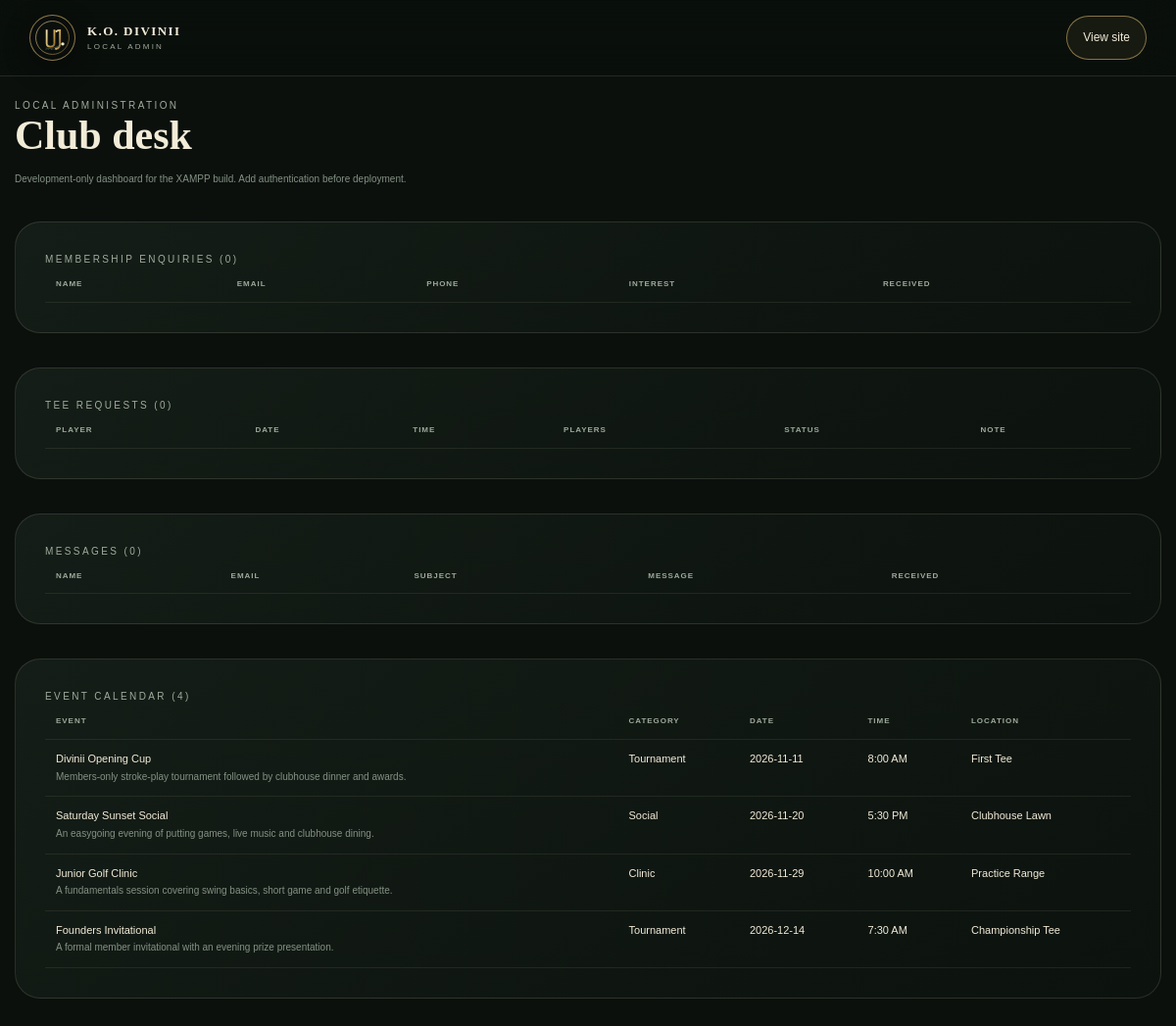
The app's page /admin/index.php with its own data.
### tables this page shows
CREATE TABLE IF NOT EXISTS events (
  id INT UNSIGNED AUTO_INCREMENT PRIMARY KEY,
  title VARCHAR(160) NOT NULL,
  category VARCHAR(60) NOT NULL,
  description TEXT NOT NULL,
  event_date DATE NOT NULL,
  event_time TIME NOT NULL,
  location VARCHAR(120) NOT NULL,
  created_at TIMESTAMP DEFAULT CURRENT_TIMESTAMP,
  INDEX idx_event_date (event_date)
);

### includes/config.php (called while the page is built, shortened)
<?php
function e(?string $value): string {
    return htmlspecialchars($value ?? '', ENT_QUOTES, 'UTF-8');
}

### admin/index.php (the view, shortened to what this page needs)
<?php
require_once '../includes/config.php';
$members=$pdo->query('SELECT * FROM membership_inquiries ORDER BY created_at DESC LIMIT 50')->fetchAll();
$bookings=$pdo->query('SELECT * FROM tee_bookings ORDER BY tee_date,tee_time LIMIT 50')->fetchAll();
$messages=$pdo->query('SELECT * FROM contact_messages ORDER BY created_at DESC LIMIT 50')->fetchAll();
$events=$pdo->query('SELECT * FROM events ORDER BY event_date,event_time')->fetchAll();
?><!doctype html><html><head><link rel="stylesheet" href="../assets/css/style.css"></head><body><header class="topbar scrolled" style="position:fixed"><div class="brand"><span class="brand-mark"><img src="../assets/img/jc-logo.svg" alt="JC"></span><span class="brand-copy"><b>K.O. DIVINII</b><small>LOCAL ADMIN</small></span></div><a class="topbar-cta" href="../index.php">View site</a></header><main><div class="admin-wrap"><div class="section-kicker">Local administration</div><h1 class="admin-title">Club desk</h1><p class="small-text">Development-only dashboard for the XAMPP build. Add authentication before deployment.</p><section class="card admin-section"><div class="section-kicker">Membership enquiries (<?=count($members)?>)</div><table class="admin-table"><tr><th>Name</th><th>Email</th><th>Phone</th><th>Interest</th><th>Received</th></tr></table></section><section class="card admin-section"><div class="section-kicker">Tee requests (<?=count($bookings)?>)</div><table class="admin-table"><tr><th>Player</th><th>Date</th><th>Time</th><th>Players</th><th>Status</th><th>Note</th></tr></table></section><section class="card admin-section"><div class="section-kicker">Messages (<?=count($messages)?>)</div><table class="admin-table"><tr><th>Name</th><th>Email</th><th>Subject</th><th>Message</th><th>Received</th></tr></table></section><section class="card admin-section"><div class="section-kicker">Event calendar (<?=count($events)?>)</div><table class="admin-table"><tr><th>Event</th><th>Category</th><th>Date</th><th>Time</th><th>Location</th></tr><?php foreach($events as $e0):?><tr><td><?=e($e0['title'])?><br><span class="small-text"><?=e($e0['description'])?></span></td><td><?=e($e0['category'])?></td><td><?=e($e0['event_date'])?></td><td><?=e(date('g:i A',strtotime($e0['event_time'])))?></td><td><?=e($e0['location'])?></td></tr><?php endforeach;?></table></section></div></main></body></html>

### assets/css/style.css (style rules this page uses)
:root { --ink:#0b100d;--ink-2:#101812;--panel:#121a14;--panel-2:#172119;--sage:#6e806a;--sage-2:#9eae91;--cream:#f2ebd7;--gold:#d4b36a;--line:rgba(242,235,215,.12);--soft:rgba(242,235,215,.66);--shadow:0 30px 80px rgba(0,0,0,.45);--radius:26px; }
* { box-sizing:border-box }
html { scroll-behavior:smooth }
body { margin:0;background:var(--ink);color:var(--cream);font-family:'DM Sans',sans-serif;line-height:1.6;overflow-x:hidden }
a { color:inherit;text-decoration:none }
.topbar { position:fixed;top:0;left:0;right:0;height:78px;display:flex;align-items:center;justify-content:space-between;padding:0 30px;border-bottom:1px solid transparent;z-index:40;transition:.35s;background:linear-gradient(180deg,rgba(5,8,6,.78),transparent) }
.topbar.scrolled { border-color:var(--line);background:rgba(10,15,12,.88);backdrop-filter:blur(18px) }
.brand { display:flex;align-items:center;gap:12px }
.brand-mark { width:47px;height:47px;display:grid;place-items:center;border:1px solid rgba(212,179,106,.65);border-radius:50%;padding:4px;background:rgba(10,15,12,.7);box-shadow:0 8px 28px rgba(0,0,0,.3) }
.brand-mark img { width:100%;height:100%;object-fit:contain }
.brand-copy { display:flex;flex-direction:column;line-height:1 }
.brand-copy b { font-family:'Playfair Display',serif;letter-spacing:.11em;font-size:13px }
.brand-copy small { font-size:8px;letter-spacing:.28em;color:#9fa99a;margin-top:6px }
.topbar-cta { font-size:12px;padding:12px 16px;border:1px solid rgba(212,179,106,.6);background:rgba(212,179,106,.07);border-radius:999px;transition:.3s }
main { position:relative;z-index:2 }
h1,h2,h3 { font-family:'Playfair Display',serif;font-weight:600;line-height:1.05;margin:0 }
.section-kicker { font-size:10px;letter-spacing:.24em;color:#a1ab9d;text-transform:uppercase }
.card { padding:30px;border:1px solid var(--line);background:linear-gradient(145deg,#141d17,#0c120e);border-radius:26px }

### admin/index.php (style rules this page uses)
body { padding-top:100px }
.admin-wrap { width:min(1200px,calc(100% - 30px));margin:auto }
.admin-table { width:100%;border-collapse:collapse;font-size:11px }
.admin-table th,.admin-table td { text-align:left;padding:11px;border-bottom:1px solid rgba(242,235,215,.08);vertical-align:top }
.admin-table th { color:#9ea99b;text-transform:uppercase;letter-spacing:.12em;font-size:8px }
.admin-section { margin:35px 0 }
.admin-title { font-size:42px;margin-bottom:15px }
.small-text { color:#849184;font-size:10px }

### records on screen
events: title "Divinii Opening Cup", description "Members-only stroke-play tournament followed by clubhouse dinner and awards.", category "Tournament", event_date "2026-11-11", event_time "8:00 AM", location "First Tee"
events: title "Saturday Sunset Social", description "An easygoing evening of putting games, live music and clubhouse dining.", category "Social", event_date "2026-11-20", event_time "5:30 PM", location "Clubhouse Lawn"
events: title "Junior Golf Clinic", description "A fundamentals session covering swing basics, short game and golf etiquette.", category "Clinic", event_date "2026-11-29", event_time "10:00 AM", location "Practice Range"
events: title "Founders Invitational", description "A formal member invitational with an evening prize presentation.", category "Tournament", event_date "2026-12-14", event_time "7:30 AM", location "Championship Tee"

### other values on screen
count($members) "0"
count($bookings) "0"
count($messages) "0"
count($events) "4"
